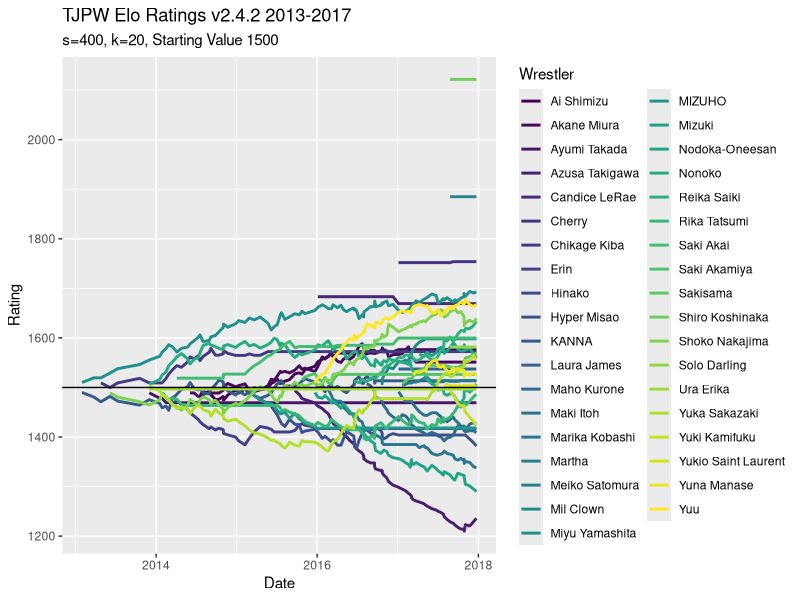
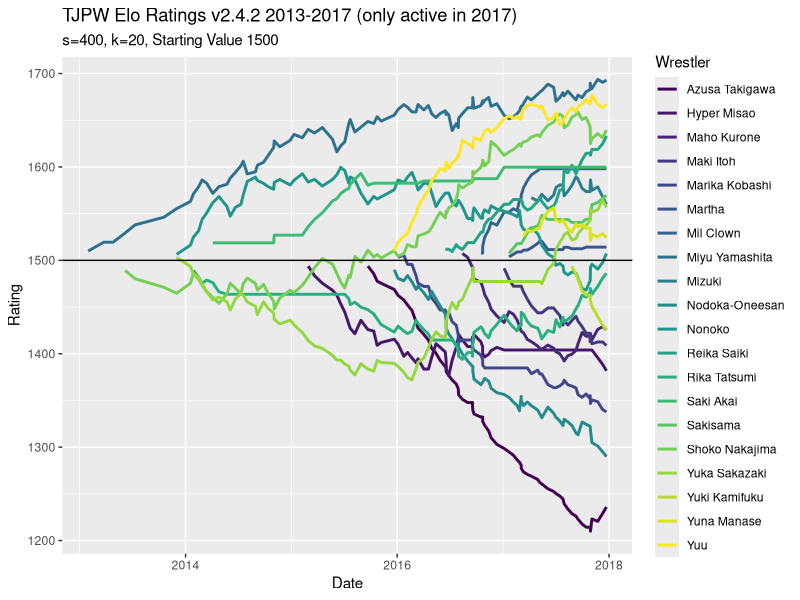

Here is the R script that generated these plots, in order:
## ---- chunk 1
knitr::opts_chunk$set(echo = TRUE)
library(tidyverse)
library(readxl)
safe_colorblind_palette <- c("#88CCEE", "#CC6677", "#DDCC77", "#117733", "#332288", "#AA4499", 
                             "#44AA99", "#999933", "#882255", "#661100", "#6699CC", "#888888")
## ---- chunk 2
tjpw13 = read_excel("TJPW Metrics.xlsx", sheet = 2, col_types = c("guess", "date", "guess", "guess", "guess", "text", rep("guess", 14)))

tjpw14 = read_excel("TJPW Metrics.xlsx", sheet = 3, col_types = c("guess", "date", "guess", "guess", "guess", "text", rep("guess", 14)))

tjpw15 = read_excel("TJPW Metrics.xlsx", sheet = 4, col_types = c("guess", "date", "guess", "guess", "guess", "text", rep("guess", 14)))

tjpw16 = read_excel("TJPW Metrics.xlsx", sheet = 5, col_types = c("guess", "date", "guess", "guess", "guess", "text", rep("guess", 14)))

tjpw17 = read_excel("TJPW Metrics.xlsx", sheet = 6, col_types = c("guess", "date", "guess", "guess", "guess", "text", rep("guess", 14)))

tjpw = rbind(tjpw13, tjpw14, tjpw15, tjpw16, tjpw17)
## ---- chunk 3
singles = tjpw %>% 
  filter(`Match Type` == "Singles")

tag = tjpw %>% 
  filter(`Match Type` == "Tag")

threeway = tjpw %>% 
  filter(`Match Type` == "3 Way")

sixperson = tjpw %>% 
  filter(`Match Type` == "6 Person Tag")

eightperson = tjpw %>% 
  filter(`Match Type` == "8 Person Tag")

handicap = tjpw %>% 
  filter(`Match Type` %in% c("1 v 2 Handicap", "2 v 3 Handicap"))

elimination = tjpw %>% 
  filter(`Match Type` == "Elimination")

battle_royal = tjpw %>% 
  filter(`Match Type` == "Battle Royal")
## ---- chunk 4
summary(factor(tjpw$Event))
## ---- chunk 5
expected <- function(ra, rb, s = 400){
  expected_outcome = 1 / (1 + 10^((rb - ra)/s))
  return(expected_outcome)
} 

expected_threeway <- function(ra, rb, rc){
  expected_outcome_threeway = (expected(ra, rb) + expected(ra, rc)) / 3
  return(expected_outcome_threeway)
}

expected_elim3 <- function(ra, rb, rc){
  expected_outcome_elim3 = 1 - ((expected(rb, ra) + expected(rc, ra)) / 3)
  return(expected_outcome_elim3)
}
## ---- chunk 6
new_rating <- function(r1, r2, outcome, k = 20){
  new = r1 + k * (outcome - expected(r1, r2))
  return(new)
}

new_rating_threeway <- function(r1, r2, r3, outcome, k = 20){
  new = r1 + k * (outcome - expected_threeway(r1, r2, r3))
  return(new)
}

new_rating_elim3 <- function(r1, r2, r3, outcome, k = 20){
  new = r1 + k * (outcome - expected_elim3(r1, r2, r3))
  return(new)
}
## ---- chunk 7

events_dates = tjpw %>% 
  select(Event, Date) %>% 
  distinct(Event, .keep_all = T)
## ---- chunk 8
wrestlers = as.vector(rbind(tjpw$`Wrestler 1`, tjpw$`Wrestler 2`, tjpw$`Wrestler 3`,
                            tjpw$`Wrestler 4`, tjpw$`Wrestler 5`, tjpw$`Wrestler 6`,
                            tjpw$`Wrestler 7`, tjpw$`Wrestler 8`)) %>% 
  unique() %>% 
  na.omit()
## ---- chunk 9
prior_exp = read_excel("TJPW Metrics.xlsx", sheet = 7)
## ---- chunk 10
# to include all types of draws that exist in database
draws = c("Time Limit Draw", "Double Countout")
## ---- chunk 11
wins = c("W", "W*")
losses = c("L", "L*")
## ---- chunk 12
Ratings = data.frame(matrix(nrow = nrow(events_dates), ncol = length(wrestlers)+2))
colnames(Ratings) = c("Event", "Date", wrestlers)
Ratings$Event = events_dates$Event
Ratings$Date = events_dates$Date

starting_ratings = c(1500, 1500, rep(NA, length(wrestlers)-2))
## ---- chunk 13
#V1
calculate_new_ratings <- function(indiv_event){
  this_event = singles %>% 
    filter(Event == indiv_event)
  
  prior_ratings = if(indiv_event == "The First Meeting"){
    starting_ratings
  }
  else{
    Ratings[which(Ratings$Event == indiv_event) - 1,3:ncol(Ratings)]
  }
  
  new_ratings = prior_ratings
  for(i in 1:nrow(this_event)){
    W1 = which(colnames(Ratings) == this_event$`Wrestler 1`[i])
    W2 = which(colnames(Ratings) == this_event$`Wrestler 2`[i])
    prior_ratings[W1-2] = ifelse(!is.na(prior_ratings[W1-2]), prior_ratings[W1-2], 1500)
    prior_ratings[W2-2] = ifelse(!is.na(prior_ratings[W2-2]), prior_ratings[W2-2], 1500)
    if(this_event$Decision[i] == "Time Limit Draw"){
      new_ratings[W1-2] =  new_rating(prior_ratings[W1-2], prior_ratings[W2-2], 0.5)
      new_ratings[W2-2] =  new_rating(prior_ratings[W2-2], prior_ratings[W1-2], 0.5)
    }
    else{
      new_ratings[W1-2] =  new_rating(prior_ratings[W1-2], prior_ratings[W2-2], 1)
      new_ratings[W2-2] =  new_rating(prior_ratings[W2-2], prior_ratings[W1-2], 0)
    }
  }
  return(new_ratings)
}
## ---- chunk 14
#V2.4.3 (Added elimination singles matches)
calculate_new_ratings2 <- function(indiv_event){
  this_event = tjpw %>% 
    filter(Event == indiv_event)
  
  prior_ratings = if(indiv_event == "The First Meeting"){
    starting_ratings
  }
  else{
    Ratings[which(Ratings$Event == indiv_event) - 1,3:ncol(Ratings)]
  }
  
  new_ratings = prior_ratings
  for(i in 1:nrow(this_event)){
    if(this_event$`Match Type`[i] == "Singles"){
       W1 = which(colnames(Ratings) == this_event$`Wrestler 1`[i])
       W2 = which(colnames(Ratings) == this_event$`Wrestler 2`[i])
       prior_ratings[W1-2] = ifelse(!is.na(prior_ratings[W1-2]), prior_ratings[W1-2],
                                    1500 + 20 * prior_exp$Years[which(prior_exp$Wrestler == this_event$`Wrestler 1`[i])])
       prior_ratings[W2-2] = ifelse(!is.na(prior_ratings[W2-2]), prior_ratings[W2-2],
                                    1500 + 20 * prior_exp$Years[which(prior_exp$Wrestler == this_event$`Wrestler 2`[i])])
       if(this_event$Decision[i] %in% draws){
         new_ratings[W1-2] =  new_rating(prior_ratings[W1-2], prior_ratings[W2-2], 0.5)
         new_ratings[W2-2] =  new_rating(prior_ratings[W2-2], prior_ratings[W1-2], 0.5)
       }
       if(this_event$Decision[i] == "No Contest"){
         new_ratings[W1-2] = prior_ratings[W1-2]
         new_ratings[W2-2] = prior_ratings[W2-2]
       }
       else{
         new_ratings[W1-2] =  new_rating(prior_ratings[W1-2], prior_ratings[W2-2], 1)
         new_ratings[W2-2] =  new_rating(prior_ratings[W2-2], prior_ratings[W1-2], 0)
       }
    }
    if(this_event$`Match Type`[i] == "Tag"){
      W1 = which(colnames(Ratings) == this_event$`Wrestler 1`[i])
      W2 = which(colnames(Ratings) == this_event$`Wrestler 2`[i])
      W3 = which(colnames(Ratings) == this_event$`Wrestler 3`[i])
      W4 = which(colnames(Ratings) == this_event$`Wrestler 4`[i])
      prior_ratings[W1-2] = ifelse(!is.na(prior_ratings[W1-2]), prior_ratings[W1-2], 1500 + 20 * prior_exp$Years[which(prior_exp$Wrestler == this_event$`Wrestler 1`[i])])
      prior_ratings[W2-2] = ifelse(!is.na(prior_ratings[W2-2]), prior_ratings[W2-2], 1500 + 20 * prior_exp$Years[which(prior_exp$Wrestler == this_event$`Wrestler 2`[i])])
      prior_ratings[W3-2] = ifelse(!is.na(prior_ratings[W3-2]), prior_ratings[W3-2], 1500 + 20 * prior_exp$Years[which(prior_exp$Wrestler == this_event$`Wrestler 3`[i])])
      prior_ratings[W4-2] = ifelse(!is.na(prior_ratings[W4-2]), prior_ratings[W4-2], 1500 + 20 * prior_exp$Years[which(prior_exp$Wrestler == this_event$`Wrestler 4`[i])])
      prior_team1_rating = mean(c(as.double(prior_ratings[W1-2]),
                                  as.double(prior_ratings[W2-2])))
      prior_team2_rating = mean(c(as.double(prior_ratings[W3-2]),
                                  as.double(prior_ratings[W4-2])))
      if(this_event$Decision[i] %in% draws){
        new_team1_rating = new_rating(prior_team1_rating, prior_team2_rating, 0.5)
        new_team2_rating = new_rating(prior_team2_rating, prior_team1_rating, 0.5)
        new_ratings[W1-2] = prior_ratings[W1-2] + (new_team1_rating - prior_team1_rating) * 0.5
        new_ratings[W2-2] = prior_ratings[W2-2] + (new_team1_rating - prior_team1_rating) * 0.5
        new_ratings[W3-2] = prior_ratings[W3-2] + (new_team2_rating - prior_team2_rating) * 0.5
        new_ratings[W4-2] = prior_ratings[W4-2] + (new_team2_rating - prior_team2_rating) * 0.5
      }
      if(this_event$Decision[i] == "No Contest"){
        new_ratings[W1-2] = prior_ratings[W1-2]
        new_ratings[W2-2] = prior_ratings[W2-2]
        new_ratings[W3-2] = prior_ratings[W3-2]
        new_ratings[W4-2] = prior_ratings[W4-2]
      }
      else{
        new_team1_rating = new_rating(prior_team1_rating, prior_team2_rating, 1)
        new_team2_rating = new_rating(prior_team2_rating, prior_team1_rating, 0)
        new_ratings[W1-2] = prior_ratings[W1-2] + (new_team1_rating - prior_team1_rating) * (2/3)
        new_ratings[W2-2] = prior_ratings[W2-2] + (new_team1_rating - prior_team1_rating) * (1/3)
        new_ratings[W3-2] = prior_ratings[W3-2] + (new_team2_rating - prior_team2_rating) * (2/3)
        new_ratings[W4-2] = prior_ratings[W4-2] + (new_team2_rating - prior_team2_rating) * (1/3)
      }
    }
    if(this_event$`Match Type`[i] == "6 Person Tag"){
      W1 = which(colnames(Ratings) == this_event$`Wrestler 1`[i])
      W2 = which(colnames(Ratings) == this_event$`Wrestler 2`[i])
      W3 = which(colnames(Ratings) == this_event$`Wrestler 3`[i])
      W4 = which(colnames(Ratings) == this_event$`Wrestler 4`[i])
      W5 = which(colnames(Ratings) == this_event$`Wrestler 5`[i])
      W6 = which(colnames(Ratings) == this_event$`Wrestler 6`[i])
      prior_ratings[W1-2] = ifelse(!is.na(prior_ratings[W1-2]), prior_ratings[W1-2], 1500 + 20 * prior_exp$Years[which(prior_exp$Wrestler == this_event$`Wrestler 1`[i])])
      prior_ratings[W2-2] = ifelse(!is.na(prior_ratings[W2-2]), prior_ratings[W2-2], 1500 + 20 * prior_exp$Years[which(prior_exp$Wrestler == this_event$`Wrestler 2`[i])])
      prior_ratings[W3-2] = ifelse(!is.na(prior_ratings[W3-2]), prior_ratings[W3-2], 1500 + 20 * prior_exp$Years[which(prior_exp$Wrestler == this_event$`Wrestler 3`[i])])
      prior_ratings[W4-2] = ifelse(!is.na(prior_ratings[W4-2]), prior_ratings[W4-2], 1500 + 20 * prior_exp$Years[which(prior_exp$Wrestler == this_event$`Wrestler 4`[i])])
      prior_ratings[W5-2] = ifelse(!is.na(prior_ratings[W5-2]), prior_ratings[W5-2], 1500 + 20 * prior_exp$Years[which(prior_exp$Wrestler == this_event$`Wrestler 5`[i])])
      prior_ratings[W6-2] = ifelse(!is.na(prior_ratings[W6-2]), prior_ratings[W6-2], 1500 + 20 * prior_exp$Years[which(prior_exp$Wrestler == this_event$`Wrestler 6`[i])])
      prior_team1_rating = mean(c(as.double(prior_ratings[W1-2]),
                                  as.double(prior_ratings[W2-2]),
                                  as.double(prior_ratings[W3-2])))
      prior_team2_rating = mean(c(as.double(prior_ratings[W4-2]),
                                  as.double(prior_ratings[W5-2]),
                                  as.double(prior_ratings[W6-2])))
      if(this_event$Decision[i] %in% draws){
        new_team1_rating = new_rating(prior_team1_rating, prior_team2_rating, 0.5)
        new_team2_rating = new_rating(prior_team2_rating, prior_team1_rating, 0.5)
        new_ratings[W1-2] = prior_ratings[W1-2] + (new_team1_rating - prior_team1_rating) * (1/3)
        new_ratings[W2-2] = prior_ratings[W2-2] + (new_team1_rating - prior_team1_rating) * (1/3)
        new_ratings[W3-2] = prior_ratings[W3-2] + (new_team1_rating - prior_team1_rating) * (1/3)
        new_ratings[W4-2] = prior_ratings[W4-2] + (new_team2_rating - prior_team2_rating) * (1/3)
        new_ratings[W5-2] = prior_ratings[W5-2] + (new_team2_rating - prior_team2_rating) * (1/3)
        new_ratings[W6-2] = prior_ratings[W6-2] + (new_team2_rating - prior_team2_rating) * (1/3)
      }
      if(this_event$Decision[i] == "No Contest"){
        new_ratings[W1-2] = prior_ratings[W1-2]
        new_ratings[W2-2] = prior_ratings[W2-2]
        new_ratings[W3-2] = prior_ratings[W3-2]
        new_ratings[W4-2] = prior_ratings[W4-2]
        new_ratings[W5-2] = prior_ratings[W5-2]
        new_ratings[W6-2] = prior_ratings[W6-2]
      }
      else{
        new_team1_rating = new_rating(prior_team1_rating, prior_team2_rating, 1)
        new_team2_rating = new_rating(prior_team2_rating, prior_team1_rating, 0)
        new_ratings[W1-2] = prior_ratings[W1-2] + (new_team1_rating - prior_team1_rating) * (1/2)
        new_ratings[W2-2] = prior_ratings[W2-2] + (new_team1_rating - prior_team1_rating) * (1/4)
        new_ratings[W3-2] = prior_ratings[W3-2] + (new_team1_rating - prior_team1_rating) * (1/4)
        new_ratings[W4-2] = prior_ratings[W4-2] + (new_team2_rating - prior_team2_rating) * (1/2)
        new_ratings[W5-2] = prior_ratings[W5-2] + (new_team2_rating - prior_team2_rating) * (1/4)
        new_ratings[W6-2] = prior_ratings[W6-2] + (new_team2_rating - prior_team2_rating) * (1/4)
      }
    }
    if(this_event$`Match Type`[i] == "3 Way"){
      W1 = which(colnames(Ratings) == this_event$`Wrestler 1`[i])
      W2 = which(colnames(Ratings) == this_event$`Wrestler 2`[i])
      W3 = which(colnames(Ratings) == this_event$`Wrestler 3`[i])
      prior_ratings[W1-2] = ifelse(!is.na(prior_ratings[W1-2]), prior_ratings[W1-2], 1500 + 20 * prior_exp$Years[which(prior_exp$Wrestler == this_event$`Wrestler 1`[i])])
      prior_ratings[W2-2] = ifelse(!is.na(prior_ratings[W2-2]), prior_ratings[W2-2], 1500 + 20 * prior_exp$Years[which(prior_exp$Wrestler == this_event$`Wrestler 2`[i])])
      prior_ratings[W3-2] = ifelse(!is.na(prior_ratings[W3-2]), prior_ratings[W3-2], 1500 + 20 * prior_exp$Years[which(prior_exp$Wrestler == this_event$`Wrestler 3`[i])])
      if(this_event$Decision[i] %in% draws){
        new_ratings[W1-2] = new_rating_threeway(prior_ratings[W1-2], prior_ratings[W2-2], prior_ratings[W3-2], 1/3)
        new_ratings[W2-2] = new_rating_threeway(prior_ratings[W2-2], prior_ratings[W1-2], prior_ratings[W3-2], 1/3)
        new_ratings[W3-2] = new_rating_threeway(prior_ratings[W3-2], prior_ratings[W2-2], prior_ratings[W1-2], 1/3)
      }
      if(this_event$Decision[i] == "No Contest"){
        new_ratings[W1-2] = prior_ratings[W1-2]
        new_ratings[W2-2] = prior_ratings[W2-2]
        new_ratings[W3-2] = prior_ratings[W3-2]
      }
      else{
        if(this_event$`W3 Result`[i] == "L*"){
          if(this_event$`W2 Result`[i] == "L*"){
            new_ratings[W1-2] = new_rating_threeway(prior_ratings[W1-2], prior_ratings[W2-2], prior_ratings[W3-2], 1)
            new_ratings[W2-2] = new_rating_threeway(prior_ratings[W2-2], prior_ratings[W1-2], prior_ratings[W3-2], 0)
            new_ratings[W3-2] = new_rating_threeway(prior_ratings[W3-2], prior_ratings[W2-2], prior_ratings[W1-2], 0)
          }
          if(this_event$`W2 Result`[i] == "W*"){
            new_ratings[W1-2] = new_rating_threeway(prior_ratings[W1-2], prior_ratings[W2-2], prior_ratings[W3-2], 0.5)
            new_ratings[W2-2] = new_rating_threeway(prior_ratings[W2-2], prior_ratings[W1-2], prior_ratings[W3-2], 0.5)
            new_ratings[W3-2] = new_rating_threeway(prior_ratings[W3-2], prior_ratings[W2-2], prior_ratings[W1-2], 0)
          }
        }
        else{
          new_ratings[W1-2] = new_rating_threeway(prior_ratings[W1-2], prior_ratings[W2-2], prior_ratings[W3-2], 5/6)
          new_ratings[W2-2] = new_rating_threeway(prior_ratings[W2-2], prior_ratings[W1-2], prior_ratings[W3-2], 0)
          new_ratings[W3-2] = new_rating_threeway(prior_ratings[W3-2], prior_ratings[W2-2], prior_ratings[W1-2], 1/6)
        }
      }
    }
    if(this_event$`Match Type`[i] == "1 v 2 Handicap"){
      W1 = which(colnames(Ratings) == this_event$`Wrestler 1`[i])
      W2 = which(colnames(Ratings) == this_event$`Wrestler 2`[i])
      W3 = which(colnames(Ratings) == this_event$`Wrestler 3`[i])
      prior_ratings[W1-2] = ifelse(!is.na(prior_ratings[W1-2]), prior_ratings[W1-2], 1500 + 20 * prior_exp$Years[which(prior_exp$Wrestler == this_event$`Wrestler 1`[i])])
      prior_ratings[W2-2] = ifelse(!is.na(prior_ratings[W2-2]), prior_ratings[W2-2], 1500 + 20 * prior_exp$Years[which(prior_exp$Wrestler == this_event$`Wrestler 2`[i])])
      prior_ratings[W3-2] = ifelse(!is.na(prior_ratings[W3-2]), prior_ratings[W3-2], 1500 + 20 * prior_exp$Years[which(prior_exp$Wrestler == this_event$`Wrestler 3`[i])])
      if(this_event$Decision[i] %in% draws){
# Left Blank to be filled in if necessary        
      }
      if(this_event$Decision[i] == "No Contest"){
        new_ratings[W1-2] = prior_ratings[W1-2]
        new_ratings[W2-2] = prior_ratings[W2-2]
        new_ratings[W3-2] = prior_ratings[W3-2]
      }
      else{
        if(this_event$`W1 Result`[i] == "W"){#indicates W1 is alone
          prior_team1_rating = as.double(prior_ratings[W1-2]) / 2
          prior_team2_rating = mean(c(as.double(prior_ratings[W2-2]),
                                      as.double(prior_ratings[W3-2])))
          new_team1_rating = new_rating(prior_team1_rating, prior_team2_rating, 1)
          new_team2_rating = new_rating(prior_team2_rating, prior_team1_rating, 0)
          if(this_event$`W3 Result`[i] == "L"){
            new_ratings[W1-2] = prior_ratings[W1-2] + new_team1_rating - prior_team1_rating
            new_ratings[W2-2] = prior_ratings[W2-2] + (new_team2_rating - prior_team2_rating) * (2/3)
            new_ratings[W3-2] = prior_ratings[W3-2] + (new_team2_rating - prior_team2_rating) * (1/3)
          }
          #Can add on if result occurs where both W2 and W3 are defeated simultaneously
        }
        else{#indicates W1 is part of the team in the handicap match
          prior_team1_rating = mean(c(as.double(prior_ratings[W1-2]),
                                      as.double(prior_ratings[W2-2])))
          prior_team2_rating = as.double(prior_ratings[W3-2]) / 2
          new_team1_rating = new_rating(prior_team1_rating, prior_team2_rating, 1)
          new_team2_rating = new_rating(prior_team2_rating, prior_team1_rating, 0)
          if(this_event$`W2 Result`[i] == "W"){
            new_ratings[W1-2] = prior_ratings[W1-2] + (new_team1_rating - prior_team1_rating) * (2/3)
            new_ratings[W2-2] = prior_ratings[W2-2] + (new_team1_rating - prior_team1_rating) * (1/3)
            new_ratings[W3-2] = prior_ratings[W3-2] + new_team2_rating - prior_team2_rating
          }
          #Can add on if result occurs where both W1 and W2 defeat W3 simultaneously
        }
      }
    }
    if(this_event$`Match Type`[i] == "2 v 3 Handicap"){
      W1 = which(colnames(Ratings) == this_event$`Wrestler 1`[i])
      W2 = which(colnames(Ratings) == this_event$`Wrestler 2`[i])
      W3 = which(colnames(Ratings) == this_event$`Wrestler 3`[i])
      W4 = which(colnames(Ratings) == this_event$`Wrestler 4`[i])
      W5 = which(colnames(Ratings) == this_event$`Wrestler 5`[i])
      prior_ratings[W1-2] = ifelse(!is.na(prior_ratings[W1-2]), prior_ratings[W1-2], 1500 + 20 * prior_exp$Years[which(prior_exp$Wrestler == this_event$`Wrestler 1`[i])])
      prior_ratings[W2-2] = ifelse(!is.na(prior_ratings[W2-2]), prior_ratings[W2-2], 1500 + 20 * prior_exp$Years[which(prior_exp$Wrestler == this_event$`Wrestler 2`[i])])
      prior_ratings[W3-2] = ifelse(!is.na(prior_ratings[W3-2]), prior_ratings[W3-2], 1500 + 20 * prior_exp$Years[which(prior_exp$Wrestler == this_event$`Wrestler 3`[i])])
      prior_ratings[W4-2] = ifelse(!is.na(prior_ratings[W4-2]), prior_ratings[W4-2], 1500 + 20 * prior_exp$Years[which(prior_exp$Wrestler == this_event$`Wrestler 4`[i])])
      prior_ratings[W5-2] = ifelse(!is.na(prior_ratings[W5-2]), prior_ratings[W5-2], 1500 + 20 * prior_exp$Years[which(prior_exp$Wrestler == this_event$`Wrestler 5`[i])])
      if(this_event$Decision[i] %in% draws){
# Left Blank to be filled in if necessary        
      }
      if(this_event$Decision[i] == "No Contest"){
        new_ratings[W1-2] = prior_ratings[W1-2]
        new_ratings[W2-2] = prior_ratings[W2-2]
        new_ratings[W3-2] = prior_ratings[W3-2]
      }
      else{
        
      }
    }
    if(this_event$`Match Type`[i] == "Elimination"){
      W1 = which(colnames(Ratings) == this_event$`Wrestler 1`[i])
      W2 = which(colnames(Ratings) == this_event$`Wrestler 2`[i])
      W3 = which(colnames(Ratings) == this_event$`Wrestler 3`[i])
      prior_ratings[W1-2] = ifelse(!is.na(prior_ratings[W1-2]), prior_ratings[W1-2], 1500 + 20 * prior_exp$Years[which(prior_exp$Wrestler == this_event$`Wrestler 1`[i])])
      prior_ratings[W2-2] = ifelse(!is.na(prior_ratings[W2-2]), prior_ratings[W2-2], 1500 + 20 * prior_exp$Years[which(prior_exp$Wrestler == this_event$`Wrestler 2`[i])])
      prior_ratings[W3-2] = ifelse(!is.na(prior_ratings[W3-2]), prior_ratings[W3-2], 1500 + 20 * prior_exp$Years[which(prior_exp$Wrestler == this_event$`Wrestler 3`[i])])
      if(is.na(this_event$`Wrestler 4`[i])){
        if(this_event$`W1 Result`[i] == "W*W"){
          w1.part1 = new_rating_elim3(prior_ratings[W1-2], prior_ratings[W2-2], prior_ratings[W3-2], 1 + ((1 - expected_elim3(prior_ratings[W2-2], prior_ratings[W1-2], prior_ratings[W3-2])) / 2)) - prior_ratings[W1-2]
          new_ratings[W1-2] = new_rating(prior_ratings[W1-2], prior_ratings[W2-2], 1) + w1.part1
          w2.part1 = new_rating_elim3(prior_ratings[W2-2], prior_ratings[W1-2], prior_ratings[W3-2], 1 - ((1 - expected_elim3(prior_ratings[W2-2], prior_ratings[W1-2], prior_ratings[W3-2])) / 2)) - prior_ratings[W2-2]
          new_ratings[W2-2] = new_rating(prior_ratings[W2-2], prior_ratings[W1-2], 0) + w2.part1
          new_ratings[W3-2] = new_rating_elim3(prior_ratings[W3-2], prior_ratings[W2-2], prior_ratings[W1-2], 0)
        }
      }
    }
    prior_ratings = new_ratings #Fixes issue with multiple matches at one show
  }
  return(new_ratings)
}
## ---- chunk 15
j = 1
while(j <= nrow(Ratings)){
  Ratings[j, 3:ncol(Ratings)] = calculate_new_ratings2(events_dates$Event[j])
  j = j+1
}
## ---- chunk 16
Ratings.long = Ratings %>% 
  pivot_longer(3:ncol(Ratings), names_to = "Wrestler", values_to = "Rating")

long.2017 = Ratings %>% 
  select(c(1:3,6,8:9,11,13,16,18,20:22,24,26:27,30:34,36)) %>% 
  pivot_longer(`Miyu Yamashita`:`Yuki Kamifuku`, names_to = "Wrestler", values_to = "Rating")
## ---- chunk 17
Ratings.long %>% 
  ggplot(aes(x = Date, y = Rating, color = Wrestler)) +
  geom_line(size = 1) +
  scale_color_viridis_d() +
  geom_hline(yintercept = 1500) +
  labs(title = "TJPW Elo Ratings v2.4.2 2013-2017",
       subtitle = "s=400, k=20, Starting Value 1500")

long.2017 %>% 
  ggplot(aes(x = Date, y = Rating, color = Wrestler)) +
  geom_line(size = 1) +
  scale_color_viridis_d() +
  geom_hline(yintercept = 1500) +
  labs(title = "TJPW Elo Ratings v2.4.2 2013-2017 (only active in 2017)",
       subtitle = "s=400, k=20, Starting Value 1500")
## ---- chunk 18
end2013 = Ratings[7, 3:10]
row.names(end2013) = "Elo Rating"

end2014 = Ratings[28, 3:15]
row.names(end2014) = "Elo Rating"

end2015 = Ratings[46, 3:21]
row.names(end2015) = "Elo Rating"

end2016 = Ratings[79, 3:27]
row.names(end2016) = "Elo Rating"

end2017 = Ratings[111, 3:39]
row.names(end2017) = "Elo Rating"

Ratings.v2.4.3 = Ratings
write.table(Ratings.v2.4.3, "TJPW Elo Ratings v2.4.3.csv")
## ---- chunk 19
elo.change.2013 = end2013 - rep(1500, 8)
row.names(elo.change.2013) = "Rating Change"

elo.change.2014 = end2014 - c(end2013, rep(1500, 5))
row.names(elo.change.2014) = "Rating Change"
  
elo.change.2015 = end2015 - c(end2014, rep(1500, 6))
row.names(elo.change.2015) = "Rating Change"
  
elo.change.2016 = end2016 - c(end2015, rep(1500, 6))
row.names(elo.change.2016) = "Rating Change"

elo.change.2017 = end2017 - c(end2016, rep(1500,12))
row.names(elo.change.2017) = "Rating Change"

yearend.df = Ratings[c(7, 28, 46, 79, 111), 3:39]
row.names(yearend.df) = c("2013", "2014", "2015", "2016", "2017")
elo.change.df = rbind(yearend.df[1,] - rep(1500, 37),
                      yearend.df[2,] - c(yearend.df[1, 1:8], rep(1500, 29)),
                      yearend.df[3,] - c(yearend.df[2, 1:13], rep(1500, 24)),
                      yearend.df[4,] - c(yearend.df[3, 1:19], rep(1500, 18)),
                      yearend.df[5,] - c(yearend.df[4, 1:25], rep(1500, 12)))
